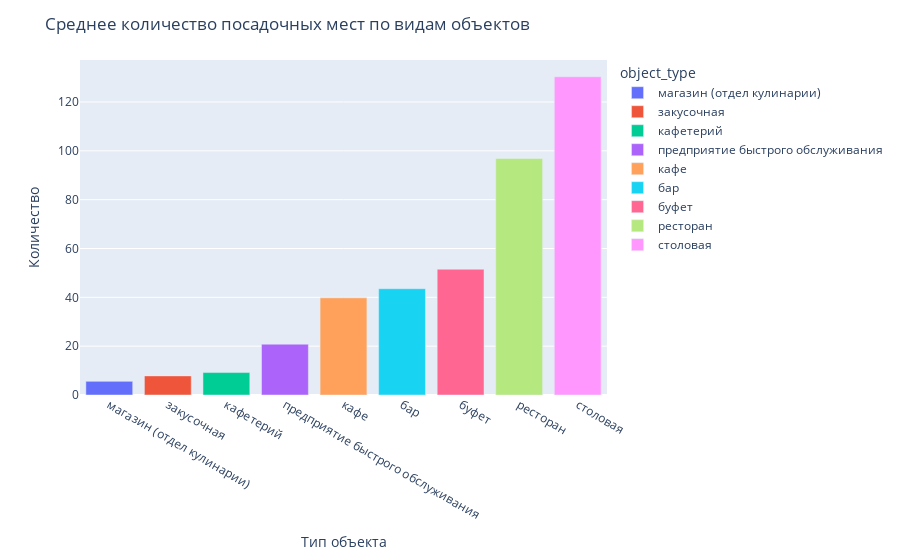

Notebook code for this chart:
### Markdown cell above
Графики получились очень сжатыми из за большого количества выбросов. По некоторым видам заведений выбросы достигают 1000 и более посадочных мест. Найдем среднее количество посадочных мест для каждого вида объекта общественного питания и отразим их с помощью столбчатой диаграммы.

### Code cell
# построение столбчатой диаграммы
type_rest = data.groupby('object_type').agg({'number':'mean'}).reset_index().sort_values(by='number')

fig = px.bar(type_rest, x='object_type', y='number', color='object_type') #, text='number')
fig.update_layout(
    title='Среднее количество посадочных мест по видам объектов',
    xaxis_title="Тип объекта",
    yaxis_title="Количество")
fig.show()

### Figure 1 — Plotly figure (JSON) as saved in the notebook; plotly's stock layout.template omitted (floating-point values rounded to 4 significant figures)
{"data": [{"alignmentgroup": "True", "hovertemplate": "object_type=%{x}<br>number=%{y}<extra></extra>", "legendgroup": "магазин (отдел кулинарии)", "marker": {"color": "#636efa", "pattern": {"shape": ""}}, "name": "магазин (отдел кулинарии)", "offsetgroup": "магазин (отдел кулинарии)", "orientation": "v", "showlegend": true, "textposition": "auto", "type": "bar", "x": ["магазин (отдел кулинарии)"], "xaxis": "x", "y": [5.59], "yaxis": "y"}, {"alignmentgroup": "True", "hovertemplate": "object_type=%{x}<br>number=%{y}<extra></extra>", "legendgroup": "закусочная", "marker": {"color": "#EF553B", "pattern": {"shape": ""}}, "name": "закусочная", "offsetgroup": "закусочная", "orientation": "v", "showlegend": true, "textposition": "auto", "type": "bar", "x": ["закусочная"], "xaxis": "x", "y": [7.825], "yaxis": "y"}, {"alignmentgroup": "True", "hovertemplate": "object_type=%{x}<br>number=%{y}<extra></extra>", "legendgroup": "кафетерий", "marker": {"color": "#00cc96", "pattern": {"shape": ""}}, "name": "кафетерий", "offsetgroup": "кафетерий", "orientation": "v", "showlegend": true, "textposition": "auto", "type": "bar", "x": ["кафетерий"], "xaxis": "x", "y": [9.185], "yaxis": "y"}, {"alignmentgroup": "True", "hovertemplate": "object_type=%{x}<br>number=%{y}<extra></extra>", "legendgroup": "предприятие быстрого обслуживания", "marker": {"color": "#ab63fa", "pattern": {"shape": ""}}, "name": "предприятие быстрого обслуживания", "offsetgroup": "предприятие быстрого обслуживания", "orientation": "v", "showlegend": true, "textposition": "auto", "type": "bar", "x": ["предприятие быстрого обслуживания"], "xaxis": "x", "y": [20.81], "yaxis": "y"}, {"alignmentgroup": "True", "hovertemplate": "object_type=%{x}<br>number=%{y}<extra></extra>", "legendgroup": "кафе", "marker": {"color": "#FFA15A", "pattern": {"shape": ""}}, "name": "кафе", "offsetgroup": "кафе", "orientation": "v", "showlegend": true, "textposition": "auto", "type": "bar", "x": ["кафе"], "xaxis": "x", "y": [39.79], "yaxis": "y"}, {"alignmentgroup": "True", "hovertemplate": "object_type=%{x}<br>number=%{y}<extra></extra>", "legendgroup": "бар", "marker": {"color": "#19d3f3", "pattern": {"shape": ""}}, "name": "бар", "offsetgroup": "бар", "orientation": "v", "showlegend": true, "textposition": "auto", "type": "bar", "x": ["бар"], "xaxis": "x", "y": [43.53], "yaxis": "y"}, {"alignmentgroup": "True", "hovertemplate": "object_type=%{x}<br>number=%{y}<extra></extra>", "legendgroup": "буфет", "marker": {"color": "#FF6692", "pattern": {"shape": ""}}, "name": "буфет", "offsetgroup": "буфет", "orientation": "v", "showlegend": true, "textposition": "auto", "type": "bar", "x": ["буфет"], "xaxis": "x", "y": [51.51], "yaxis": "y"}, {"alignmentgroup": "True", "hovertemplate": "object_type=%{x}<br>number=%{y}<extra></extra>", "legendgroup": "ресторан", "marker": {"color": "#B6E880", "pattern": {"shape": ""}}, "name": "ресторан", "offsetgroup": "ресторан", "orientation": "v", "showlegend": true, "textposition": "auto", "type": "bar", "x": ["ресторан"], "xaxis": "x", "y": [96.88], "yaxis": "y"}, {"alignmentgroup": "True", "hovertemplate": "object_type=%{x}<br>number=%{y}<extra></extra>", "legendgroup": "столовая", "marker": {"color": "#FF97FF", "pattern": {"shape": ""}}, "name": "столовая", "offsetgroup": "столовая", "orientation": "v", "showlegend": true, "textposition": "auto", "type": "bar", "x": ["столовая"], "xaxis": "x", "y": [130.3], "yaxis": "y"}], "layout": {"barmode": "relative", "legend": {"title": {"text": "object_type"}, "tracegroupgap": 0}, "margin": {"t": 60}, "title": {"text": "Среднее количество посадочных мест по видам объектов"}, "xaxis": {"anchor": "y", "categoryarray": ["магазин (отдел кулинарии)", "закусочная", "кафетерий", "предприятие быстрого обслуживания", "кафе", "бар", "буфет", "ресторан", "столовая"], "categoryorder": "array", "domain": [0, 1], "title": {"text": "Тип объекта"}}, "yaxis": {"anchor": "x", "domain": [0, 1], "title": {"text": "Количество"}}}}
